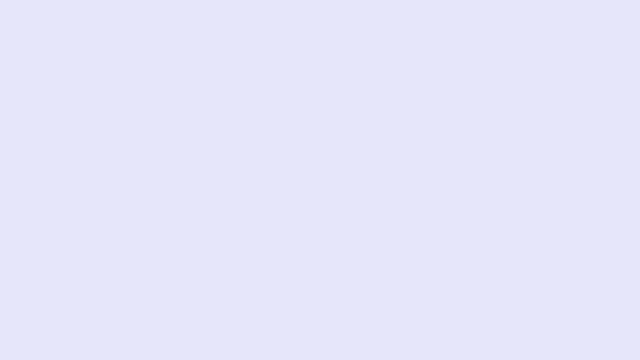
Frame 1 (no input)
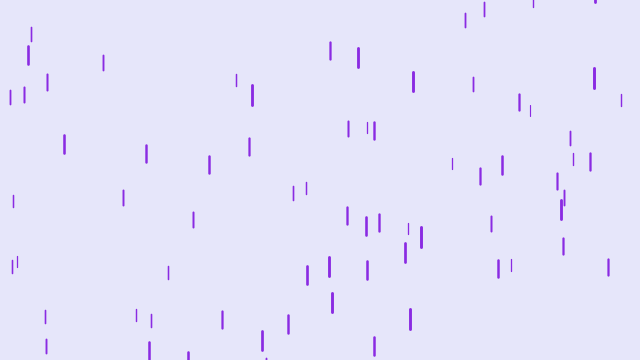
Frame 60 (the mouse pressed at the canvas centre just before this capture)
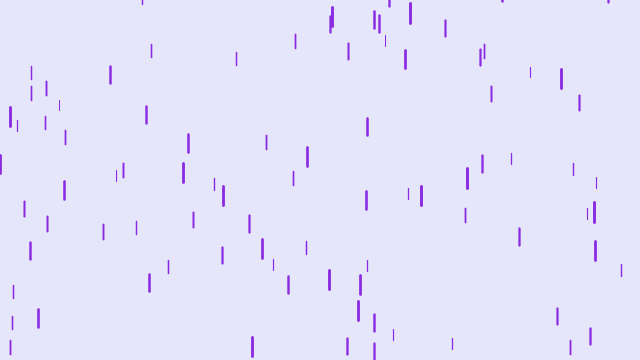
Frame 120 (the mouse held since frame 60 and released just before this capture)

The Processing sketch that drew these frames (run headless with seeded random() and noise(); from frame 60 on, the mouse is pressed at the canvas centre):

// Processing sketch: Purple_Rain
// ── Purple_Rain.pde
Drop[] drops = new Drop[100];

void setup() {
  size(640, 360);
  
  for (int i=0; i<drops.length; i++){
    drops[i] = new Drop();
  }
}

void draw() {
  background(230, 230, 250);
  for (int i=0; i<drops.length; i++){
    drops[i].fall();
    drops[i].show();
  }
}

// ── Drop.pde
class Drop{
  float x = random(width), y=random(-500, -50);
  float z = random(0, 20);
  // Z is mapped across code to give parallax effect
  float ySpeed = map(z, 0, 20, 4, 8);
  float len = map(z, 0, 20, 10, 20);
  void fall(){
    y += ySpeed;
    ySpeed += map(z, 0, 20, 0, .2);
    if (y > height){
      y = random(-200, 200);
      ySpeed = map(z, 0, 20, 4, 8);
    }
  }
  
  void show() {
    float thick = map(z, 0, 20, 1, 3);
    strokeWeight(thick);
    stroke(138, 43, 226);
    line(x, y, x, y+len);
  }
}
